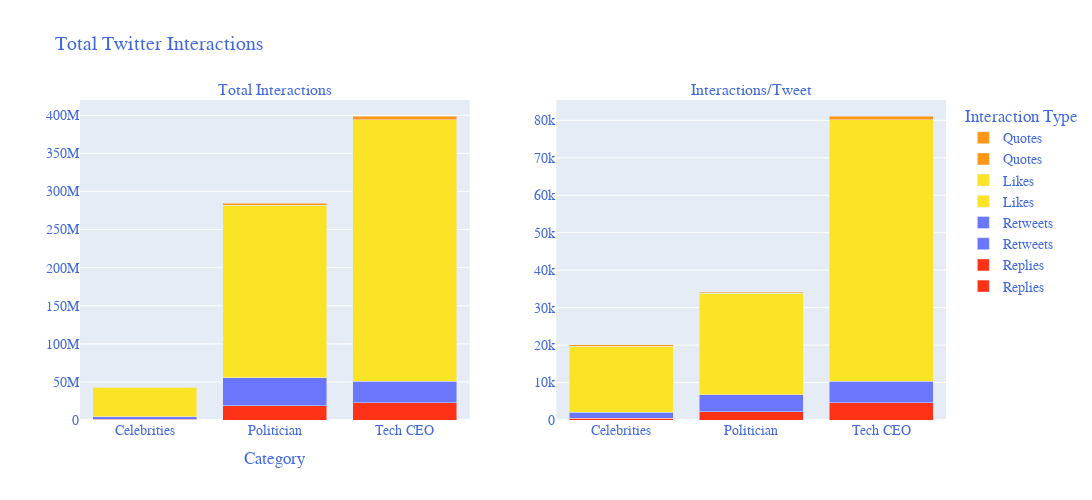

Notebook cell for this chart:
### Code cell
# Bar charts: Interactions

# Create subplot grid

cat_interactions = make_subplots(rows=1, cols=2,subplot_titles=("Total Interactions", "Interactions/Tweet"))
                                      #specs=[{"type": "bar"}, {"type": "bar"}],
                                      

# Add traces top left

#fig=go.Figure()
actions = ['Replies', 'Retweets', 'Likes', 'Quotes']
colors = ['#FD3216', '#6A76FC', '#FBE426', '#FF9616']#'#F6F926']
aggregators = ['Total','Mean']

for c, action in enumerate(actions):
    for i, agg in enumerate(aggregators):
        y_str = f'{agg}_{action}'
        cat_interactions.add_trace(go.Bar(name=action, 
                                          x=tweets_agg['category'], 
                                          y=tweets_agg[y_str],
                                          marker_color=colors[c]), row=1, col=i+1)
        cat_interactions.update_traces(#hovertemplate='<extra></extra>'+
                                       #'%{x}<br>'+
                                       #'<br>{action}:  %{y}',
                                       textfont_size=11,
                                       #title_xaxis="Category",
                              #marker=dict(colors=['gold', 'mediumturquoise',  'lightgreen'], 
                                          #line=dict(color='#000000', width=1))
                             )
        
cat_interactions.update_layout(barmode='stack',
                                       width = 1400, 
                                       height = 500,
                                       title="Total Twitter Interactions", 
                                       title_font_size = 22,
                                       title_x = 0.5,
                                       title_xanchor = 'center',
                                       xaxis_title="Category",
                                       legend_title="Interaction Type",
                                       hovermode='x unified',
                                       font=dict(family="Comic, monospace",
                                                 size=14,
                                                 color="RoyalBlue")
                              )        
               
cat_interactions.show()

### Figure 1 — Plotly figure (JSON) as saved in the notebook; plotly's stock layout.template omitted (floating-point values rounded to 4 significant figures)
{"data": [{"marker": {"color": "#FD3216"}, "name": "Replies", "textfont": {"size": 11}, "type": "bar", "x": ["Celebrities", "Politician", "Tech CEO"], "xaxis": "x", "y": [955056, 18735917, 22778956], "yaxis": "y"}, {"marker": {"color": "#FD3216"}, "name": "Replies", "textfont": {"size": 11}, "type": "bar", "x": ["Celebrities", "Politician", "Tech CEO"], "xaxis": "x2", "y": [436.3, 2249.0, 4633.0], "yaxis": "y2"}, {"marker": {"color": "#6A76FC"}, "name": "Retweets", "textfont": {"size": 11}, "type": "bar", "x": ["Celebrities", "Politician", "Tech CEO"], "xaxis": "x", "y": [3443159, 36906808, 28358924], "yaxis": "y"}, {"marker": {"color": "#6A76FC"}, "name": "Retweets", "textfont": {"size": 11}, "type": "bar", "x": ["Celebrities", "Politician", "Tech CEO"], "xaxis": "x2", "y": [1573.0, 4430.0, 5768.0], "yaxis": "y2"}, {"marker": {"color": "#FBE426"}, "name": "Likes", "textfont": {"size": 11}, "type": "bar", "x": ["Celebrities", "Politician", "Tech CEO"], "xaxis": "x", "y": [38704107, 225957708, 342743168], "yaxis": "y"}, {"marker": {"color": "#FBE426"}, "name": "Likes", "textfont": {"size": 11}, "type": "bar", "x": ["Celebrities", "Politician", "Tech CEO"], "xaxis": "x2", "y": [17680.0, 27120.0, 69710.0], "yaxis": "y2"}, {"marker": {"color": "#FF9616"}, "name": "Quotes", "textfont": {"size": 11}, "type": "bar", "x": ["Celebrities", "Politician", "Tech CEO"], "xaxis": "x", "y": [826482, 3101661, 5206771], "yaxis": "y"}, {"marker": {"color": "#FF9616"}, "name": "Quotes", "textfont": {"size": 11}, "type": "bar", "x": ["Celebrities", "Politician", "Tech CEO"], "xaxis": "x2", "y": [377.6, 372.3, 1059.0], "yaxis": "y2"}], "layout": {"annotations": [{"font": {"size": 16}, "showarrow": false, "text": "Total Interactions", "x": 0.225, "xanchor": "center", "xref": "paper", "y": 1, "yanchor": "bottom", "yref": "paper"}, {"font": {"size": 16}, "showarrow": false, "text": "Interactions/Tweet", "x": 0.775, "xanchor": "center", "xref": "paper", "y": 1, "yanchor": "bottom", "yref": "paper"}], "barmode": "stack", "font": {"color": "RoyalBlue", "family": "Comic, monospace", "size": 14}, "height": 500, "hovermode": "x unified", "legend": {"title": {"text": "Interaction Type"}}, "title": {"text": "Total Twitter Interactions"}, "width": 1400, "xaxis": {"anchor": "y", "autorange": true, "domain": [0, 0.45], "range": [-0.5, 2.5], "title": {"text": "Category"}, "type": "category"}, "xaxis2": {"anchor": "y2", "autorange": true, "domain": [0.55, 1], "range": [-0.5, 2.5], "type": "category"}, "yaxis": {"anchor": "x", "autorange": true, "domain": [0, 1], "range": [0, 420100000.0], "type": "linear"}, "yaxis2": {"anchor": "x2", "autorange": true, "domain": [0, 1], "range": [0, 85440.0], "type": "linear"}}}
